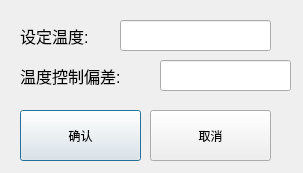
<?xml version="1.0" encoding="UTF-8"?>
<ui version="4.0">
 <class>Dialog</class>
 <widget class="QDialog" name="Dialog">
  <property name="geometry">
   <rect>
    <x>0</x>
    <y>0</y>
    <width>303</width>
    <height>173</height>
   </rect>
  </property>
  <property name="windowTitle">
   <string>Dialog</string>
  </property>
  <widget class="QLineEdit" name="lineEdit">
   <property name="geometry">
    <rect>
     <x>120</x>
     <y>20</y>
     <width>151</width>
     <height>31</height>
    </rect>
   </property>
   <property name="font">
    <font>
     <pointsize>12</pointsize>
    </font>
   </property>
  </widget>
  <widget class="QLabel" name="label">
   <property name="geometry">
    <rect>
     <x>20</x>
     <y>10</y>
     <width>91</width>
     <height>51</height>
    </rect>
   </property>
   <property name="font">
    <font>
     <pointsize>12</pointsize>
    </font>
   </property>
   <property name="text">
    <string>设定温度:</string>
   </property>
  </widget>
  <widget class="QPushButton" name="pushButton">
   <property name="geometry">
    <rect>
     <x>20</x>
     <y>110</y>
     <width>121</width>
     <height>51</height>
    </rect>
   </property>
   <property name="text">
    <string>确认</string>
   </property>
  </widget>
  <widget class="QPushButton" name="pushButton_2">
   <property name="geometry">
    <rect>
     <x>150</x>
     <y>110</y>
     <width>121</width>
     <height>51</height>
    </rect>
   </property>
   <property name="text">
    <string>取消</string>
   </property>
  </widget>
  <widget class="QLabel" name="label_4">
   <property name="geometry">
    <rect>
     <x>20</x>
     <y>50</y>
     <width>141</width>
     <height>51</height>
    </rect>
   </property>
   <property name="font">
    <font>
     <pointsize>12</pointsize>
    </font>
   </property>
   <property name="text">
    <string>温度控制偏差:</string>
   </property>
  </widget>
  <widget class="QLineEdit" name="lineEdit_2">
   <property name="geometry">
    <rect>
     <x>160</x>
     <y>60</y>
     <width>131</width>
     <height>31</height>
    </rect>
   </property>
   <property name="font">
    <font>
     <pointsize>12</pointsize>
    </font>
   </property>
  </widget>
 </widget>
 <resources/>
 <connections/>
</ui>
